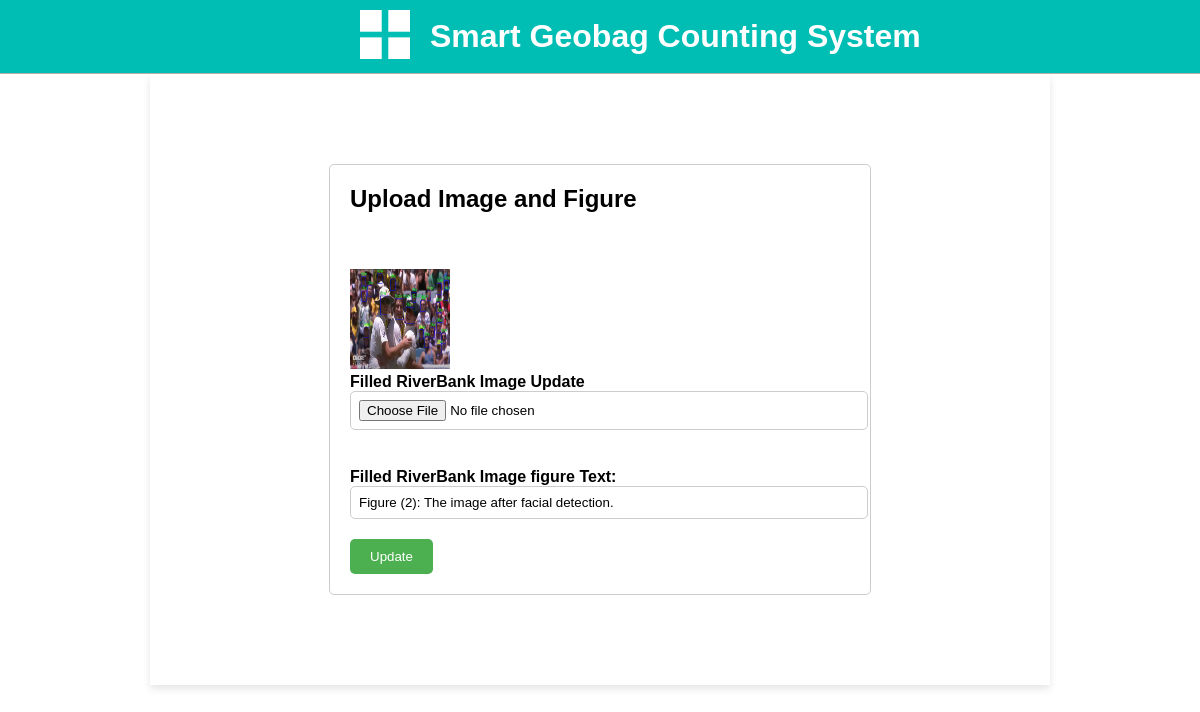
The page /filledriverbank_edit/1 on the database its author committed.
### facerecognitionbasedidentificationsystem/models.py (models this page shows)
class FilledRiverBank(models.Model):
    geobag_counting_riverbank_img = models.ImageField(upload_to='Geobag_at_RiverBank_img/', default='No images')
    counting_figure_text = models.CharField(max_length = 500)

### facerecognitionbasedidentificationsystem/views.py (the view)
# urls.py: path('filledriverbank_edit/<int:id>', views.filledriverbank_edit, name = 'filledriverbank_edit'),
def filledriverbank_edit(request, id):
    filledriverbankdata = FilledRiverBank.objects.get(id=id)
    data = {"filledriverbankdata": filledriverbankdata}
    return render(request,'filledriverbankUpdate.html',data)

### templates/filledriverbankUpdate.html (shortened to what this page needs)
{% load static %}
<!DOCTYPE html>
<html lang="en">
<head>
    <link rel="stylesheet" href="https://cdnjs.cloudflare.com/ajax/libs/font-awesome/4.7.0/css/font-awesome.min.css">
    <link rel="stylesheet" href="https://cdnjs.cloudflare.com/ajax/libs/font-awesome/5.15.4/css/all.min.css">
    <link rel="stylesheet" href="{% static 'css/style.css' %}">
</head>
<body>
<div class = "Top-Section">
    <div class="top_bar">
        <div class = "logo">
          <a href=""><img src="{% static 'images/logo.png' %}"  alt="" >
            </a>
        <h1>Smart Geobag Counting System</h1>
    </div>
    </div>
</div>
<div class="body-section">
    <div class="form-container">
        <h2>Upload Image and Figure</h2>
        <form action="{% url 'filledriverbank_update' %}"  method="POST" enctype="multipart/form-data">
          <input type="hidden" name="id" value="{{filledriverbankdata.id}}" id=""><br><br>
        <div class="form-group">
          {% if filledriverbankdata.geobag_counting_riverbank_img %}
          <img src="{{ filledriverbankdata.geobag_counting_riverbank_img.url }}" alt="{{ filledriverbankdata.geobag_counting_riverbank_img.name }}" style="height: 100px; width:100px;"><br>
          {% endif %}
          <label for="exampleInputImage" class="form-label">Filled RiverBank Image Update</label>
          <input type="file" class="form-control" id="exampleInputImage" name="geobag_counting_riverbank_img" value="{{ filledriverbankdata.geobag_counting_riverbank_img.url }}" accept="image/*"><br><br>
        </div>
          <div class="form-group">
            <label for="title">Filled RiverBank Image figure Text:</label>
            <input type="text" id="image_figure_text" name="counting_figure_text" value ="{{filledriverbankdata.counting_figure_text}}">
          </div>
          <button type="submit">Update</button>
        </form>
      </div>
</div>
</body>
</html>

### static/css/style.css (style rules this page uses)
body { font-family: Arial, sans-serif; margin: 0; padding: 0; background-image: url('/static/images/back-5.jpg'); background-size: cover; background-position: center; background-repeat: repeat; height: 1000px; }
.Top-Section { position: sticky; top: 0; z-index: 1000; background-color: white; }
.top_bar { display: flex; align-items: center; padding: 10px; border-bottom: 1px solid #b4afaf; background-color: rgb(1, 190, 181); }
.logo { display: flex; align-items: center; margin-left: 350px; }
.logo a img { width: 50px; margin-right: 20px; }
.logo h1 { margin: 0; font-size: 32px; color: white; align-items: center; }
.body-section { margin-left: 150px; margin-right: 150px; background-color: #ffffff; padding: 40px; box-shadow: 0 4px 8px rgba(0, 0, 0, 0.1); }
.form-container { max-width: 500px; margin: 50px auto; padding: 20px; border: 1px solid #ccc; border-radius: 5px; }
.form-container h2 { margin-top: 0; }
.form-group { margin-bottom: 20px; }
.form-group label { display: block; font-weight: bold; }
.form-group input[type="file"], .form-group input[type="text"] { width: 100%; padding: 8px; border: 1px solid #ccc; border-radius: 5px; }
button { background-color: #4CAF50; color: white; padding: 10px 20px; border: none; border-radius: 5px; cursor: pointer; }

### rows shown on the page
FilledRiverBank: geobag_counting_riverbank_img (picture), counting_figure_text "Figure (2): The image after facial detection."
